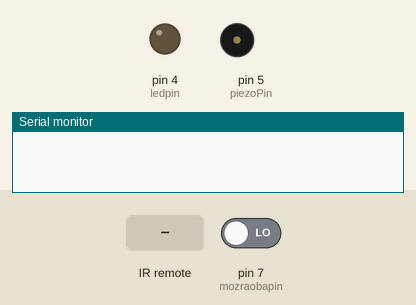
A sketch run on a simulated Arduino Uno, built with avr-gcc and run on an emulated ATmega328P. Parts: output pins drawn as LEDs (lit = HIGH), buzzer (waves = sounding, pin HIGH), the last lines printed to the serial monitor. The inputs (shaded band) are chosen by the test bench; at power-on: pin 7 (mozraobapin) LOW.

Above: at 1.2 s.
1.3 s: infrared code 0x6 received
At 2.1 s:
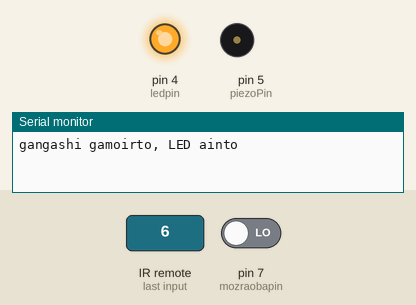
2.8 s: infrared code 0x5 received
At 3.3 s:
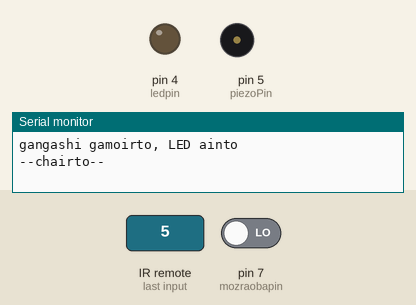
Timing chart, 0 to 5.8 s (numbered marks = the images above; inputs shaded):
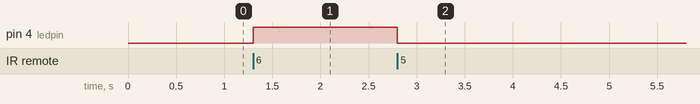

The sketch:

dacvis_sistema.ino
```cpp
#include <IRremote.h>

// Pins
const int mozraobapin = 7;    //  sensor pin
const int ledpin = 4;         // LED pin
const int piezoPin = 5;       // Piezo  pin
const int IR_PIN = 6;         // IR receiver pin

bool gangashi = false;         //gangashi


void setup() {
    pinMode(mozraobapin, INPUT);
    pinMode(ledpin, OUTPUT);
    pinMode(piezoPin, OUTPUT);
    IrReceiver.begin(IR_PIN);

    Serial.begin(9600);
}


void loop() {

    if (IrReceiver.decode()) {
        int command = IrReceiver.decodedIRData.command;  // პულტის ღილაკები

        if (command == 5) { // მოწმნდება დაეჭირა თუ არა ჩართვის ღილაკს
            gangashi = true;
            Serial.println("--chairto--");
            digitalWrite(ledpin, LOW);  //გამოირთვება ლედი თუ ჩავრთავთ მოწყობილობას

        } else if (command == 6) { //  მოწმნდება დაეჭირა თუ არა გამორთვის ღილაკს
            gangashi = false;
            digitalWrite(piezoPin, LOW); // თუ გამოირთო პიეზო გამოირთვება
            digitalWrite(ledpin, HIGH);  // თუ გამოირთო ლედი აინთება
            Serial.println("gangashi gamoirto, LED ainto");
        }

        IrReceiver.resume();
    }

    // თუ მოწყობილობა ჩართულია:
    if (gangashi) {
      //შევამოწმოთ motion sensor-იდან შემოსული ინმორმაცია
        bool mozraoba = digitalRead(mozraobapin);
      //სენსორმა თუ დააფიქსირა რამე:
        if (mozraoba) {
            digitalWrite(piezoPin, HIGH); // ჩაირთვება piezo
            Serial.println("mozraoba dafiqsirda, gangashi!");
        } else {
            digitalWrite(piezoPin, LOW); // თუარადა გამორთული დარჩება
        }
    }
}
```

Measured:
- after the input at 1.3 s, pin 4 (ledpin): LOW → HIGH at once
- after the input at 2.8 s, pin 4 (ledpin): HIGH → LOW at once
